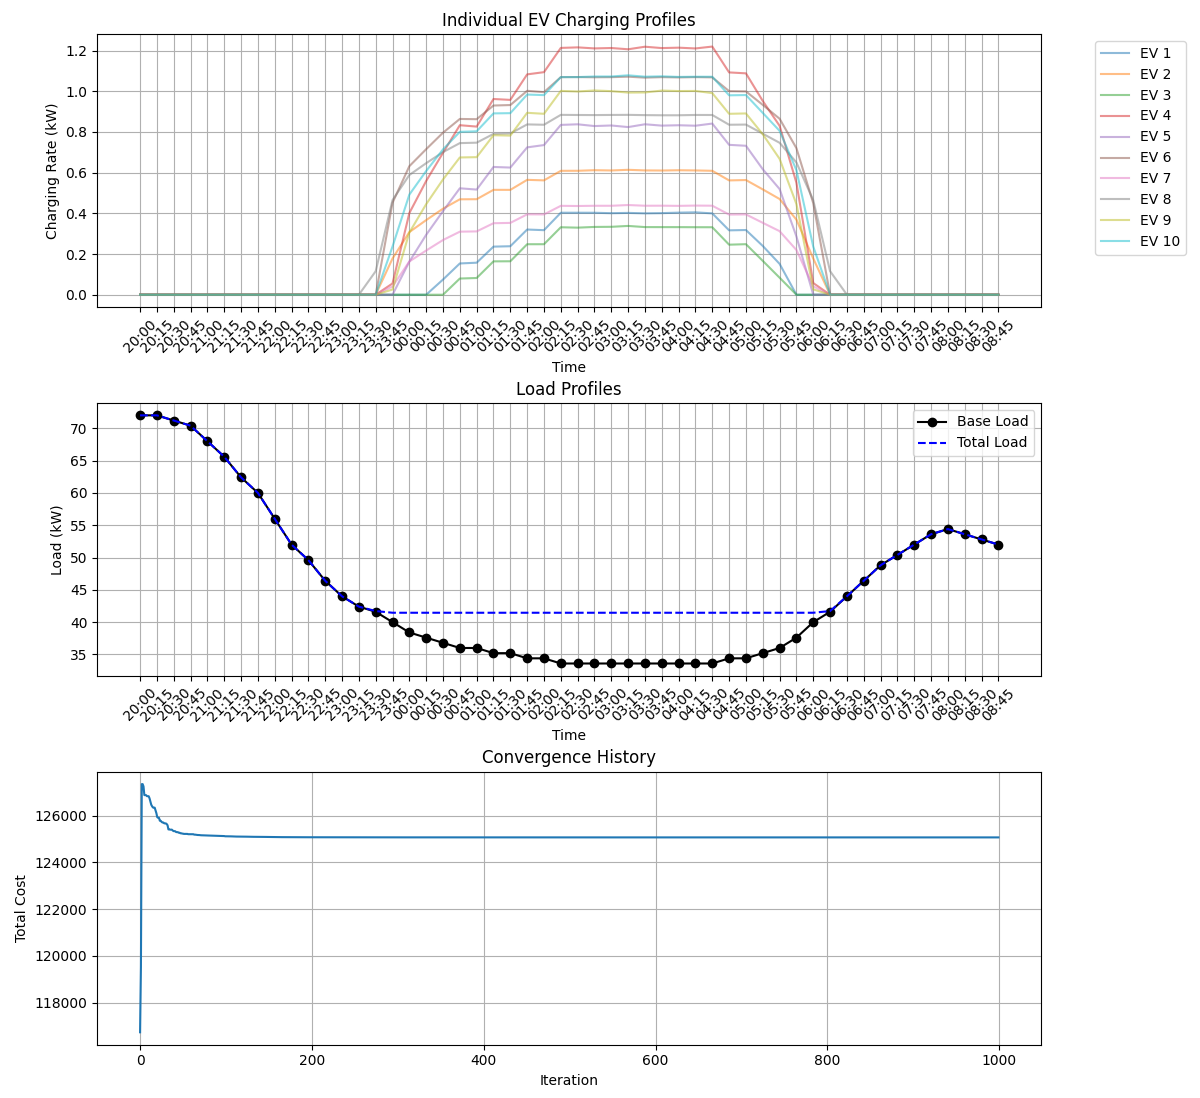

Write the Python code that produced this figure.
import numpy as np
import cvxpy as cp
from typing import List, Tuple, Dict
import matplotlib.pyplot as plt
import random
import datetime
import pandas as pd

class AsynchronousOptimalDecentralizedCharging:
    def __init__(
        self,
        T: int,
        N: int,
        D: np.ndarray,
        beta: float,
        arrival_times: np.ndarray,
        departure_times: np.ndarray,
        d: int = 3,  # Maximum delay bound
        r_min: float = 0,
        r_max: float = 3.3,
        E_target: np.ndarray = None,
        max_iterations: int = 400,
        tolerance: float = 1e-3
    ):
        self.T = T
        self.N = N
        self.D = D
        self.beta = beta
        self.d = d  # Maximum delay bound
        self.r_min = r_min
        self.r_max = r_max
        self.max_iterations = max_iterations
        self.tolerance = tolerance
        self.arrival_times = arrival_times
        self.departure_times = departure_times
        
        if E_target is None:
            self.E_target = np.ones(N) * 10.0
        else:
            self.E_target = E_target
            
        # Pick gamma parameter satisfying 0 < gamma < 1/(N*beta*(3d + 1))
        self.gamma = 0.8 / (N * beta * (3*d + 1))
        
        # Initialize K_0 (utility update iterations) and K_n (EV update iterations)
        self.K_0 = self._initialize_utility_update_set()
        self.K_n = self._initialize_ev_update_sets()
        
        # Store charging profiles history for delay simulation
        self.r_history = []
        self.p_history = []
        
    def _initialize_utility_update_set(self) -> List[int]:
        """Initialize set of iterations when utility updates control signal"""
        # Utility updates every d iterations
        return list(range(0, self.max_iterations, self.d))
    
    def _initialize_ev_update_sets(self) -> Dict[int, List[int]]:
        """Initialize sets of iterations when EVs update their profiles"""
        K_n = {}
        for n in range(self.N):
            # Each EV updates every d iterations with random offset
            offset = random.randint(0, self.d-1)
            K_n[n] = list(range(offset, self.max_iterations, self.d))
        return K_n
    
    def utility_prime(self, x: float) -> float:
        """Derivative of utility function U(x) = (beta/2) * x^2"""
        return self.beta * x
    
    def get_delayed_charging_profile(self, r: np.ndarray, k: int, delay: int) -> np.ndarray:
        """Get delayed charging profile r^(k-b) based on history"""
        delayed_k = max(0, k - delay)
        if delayed_k == 0:
            return np.zeros_like(r)
        return self.r_history[delayed_k]
    
    def get_delayed_control_signal(self, k: int, delay: int) -> np.ndarray:
        """Get delayed control signal p^(k-a) based on history"""
        delayed_k = max(0, k - delay)
        if delayed_k == 0 or not self.p_history:
            return np.zeros(self.T)
        return self.p_history[delayed_k]
    
    def calculate_control_signal(self, k: int) -> np.ndarray:
        """Calculate control signal p^k considering delays"""
        p_k = np.zeros(self.T)
        
        if k == 0 or (k-1) in self.K_0:
            for t in range(self.T):
                # Get delayed charging profiles for each EV
                total_load = self.D[t]
                for n in range(self.N):
                    delay = random.randint(0, self.d)  # b_n(k)
                    r_delayed = self.get_delayed_charging_profile(self.r_history[-1], k, delay)
                    total_load += r_delayed[n, t]
                
                p_k[t] = self.gamma * self.utility_prime(total_load)
        
        return p_k
    
    def solve_ev_optimization(
        self,
        p_k: np.ndarray,
        r_k: np.ndarray,
        n: int
    ) -> np.ndarray:
        """Solve the optimization problem for each EV with delayed control signal"""
        r_next = cp.Variable(self.T)
        
        # Get feasible charging window
        constraints = []
        for t in range(self.T):
            if t >= self.arrival_times[n] and t < self.departure_times[n]:
                constraints.extend([
                    r_next[t] >= self.r_min,
                    r_next[t] <= self.r_max
                ])
            else:
                constraints.extend([
                    r_next[t] == 0
                ])
        
        # Total energy constraint
        constraints.append(cp.sum(r_next) == self.E_target[n])
        
        # Objective function from Algorithm 2
        objective = cp.Minimize(
            p_k @ r_next + 0.5 * cp.sum_squares(r_next - r_k)
        )
        
        problem = cp.Problem(objective, constraints)
        try:
            problem.solve()
            if problem.status == 'optimal':
                return r_next.value
            else:
                return r_k
        except:
            return r_k
    
    def run(self) -> np.ndarray:
        """Run the asynchronous optimal decentralized charging algorithm"""
        # Initialize charging profiles to zero as per Algorithm 2
        r = np.zeros((self.N, self.T))
        self.r_history = [r.copy()]
        self.p_history = [np.zeros(self.T)]
        
        convergence_history = []
        no_significant_change_count = 0
        
        for k in range(self.max_iterations):
            r_prev = r.copy()
            
            # Step ii: Calculate control signal with delays
            p_k = self.calculate_control_signal(k)
            self.p_history.append(p_k)
            
            # Step iii: Update charging profiles for eligible EVs
            for n in range(self.N):
                if k in self.K_n[n]:
                    # Get delayed control signal
                    delay = random.randint(0, self.d)  # a_n(k)
                    p_delayed = self.get_delayed_control_signal(k, delay)
                    
                    # Update charging profile
                    r[n] = self.solve_ev_optimization(
                        p_delayed,
                        r_prev[n],
                        n
                    )
            
            self.r_history.append(r.copy())
            
            # Calculate total load for convergence history
            total_load = self.D + np.sum(r, axis=0)
            convergence_history.append(np.sum(total_load ** 2))
            
            # Check convergence
            max_change = np.max(np.abs(r - r_prev))
            if max_change < self.tolerance:
                no_significant_change_count += 1
            else:
                no_significant_change_count = 0
                
            # Require stable solution for several consecutive iterations
            if no_significant_change_count >= 2 * self.d:
                print(f"Converged after {k + 1} iterations")
                break
            
            if k % 100 == 0:
                print(f"Iteration {k}, max change: {max_change}")
        
        self.plot_results(r, convergence_history)
        return r
    
    def plot_results(self, r: np.ndarray, convergence_history: List[float]):
        """Plot the results of the optimization"""

        # Time labels (4-hour intervals from 20:00 to 08:00)
        time_labels = []
        current_hour = 20
        current_minute = 0
        for _ in range(self.T):
            time_labels.append(f"{current_hour:02d}:{current_minute:02d}")
            current_minute += 15
            if current_minute >= 60:
                current_minute = 0
                current_hour += 1
                if current_hour >= 24:
                    current_hour -= 24

        # Use every 16th label (4-hour intervals) for x-axis ticks
        x_ticks = list(range(0, self.T, 16))
        x_tick_labels = [time_labels[i] for i in x_ticks]

        # Plot 1: Individual EV Charging Profiles
        plt.figure(figsize=(7, 5))
        for n in range(self.N):
            plt.plot(r[n], label=f'EV {n+1}', alpha=0.6, linewidth=1.2)
        plt.xticks(x_ticks, x_tick_labels, rotation=45, fontsize=10)
        plt.yticks(fontsize=10)
        plt.title('Individual EV Charging Profiles', fontsize=16, fontweight='bold')
        plt.xlabel('Time of Day', fontsize=14)
        plt.ylabel('Charging Rate (kW)', fontsize=14)
        plt.legend(fontsize=10, bbox_to_anchor=(1.05, 1), loc='upper left')
        plt.grid(True, linestyle='--', alpha=0.7)
        plt.tight_layout()
        plt.savefig("individual_ev_profiles.png", dpi=300)
        plt.show()

        # Plot 2: Total Load Profile
        plt.figure(figsize=(7, 5))
        total_load = self.D + np.sum(r, axis=0)
        plt.plot(self.D, 'k-', label='Base Load', marker='o', linewidth=1.5, markersize=5)
        plt.plot(total_load, 'b--', label='Total Load', marker='x', linewidth=1.5, markersize=5)
        plt.xticks(x_ticks, x_tick_labels, rotation=45, fontsize=10)
        plt.yticks(fontsize=10)
        plt.title('Load Profiles', fontsize=16, fontweight='bold')
        plt.xlabel('Time of Day', fontsize=14)
        plt.ylabel('Total Load (kW/household)', fontsize=14)
        plt.legend(fontsize=10)
        plt.grid(True, linestyle='--', alpha=0.7)
        plt.tight_layout()
        plt.savefig("load_profiles.png", dpi=300)
        plt.show()

        # Plot 3: Convergence History
        plt.figure(figsize=(7, 5))
        plt.plot(convergence_history, 'r-', linewidth=2)
        plt.xticks(fontsize=10)
        plt.yticks(fontsize=10)
        plt.title('Convergence History', fontsize=16, fontweight='bold')
        plt.xlabel('Iteration', fontsize=14)
        plt.ylabel('Total Cost', fontsize=14)
        plt.grid(True, linestyle='--', alpha=0.7)
        plt.tight_layout()
        plt.savefig("convergence_history.png", dpi=300)
        plt.show()

def run_example1():
    import datetime
    # Read base load data from Excel
    base_load_file = 'base_load.xlsx'  # Replace with your actual file path
    try:
        base_load_df = pd.read_excel(base_load_file)
    except FileNotFoundError:
        raise FileNotFoundError(f"Base load file '{base_load_file}' not found.")

    # Ensure required columns exist
    required_columns = ['Time', 'Demand_weekends']
    if not all(col in base_load_df.columns for col in required_columns):
        raise ValueError(f"Base load file must contain columns: {required_columns}")

    # Parse the 'Time' column to extract start times as datetime.time objects
    def extract_start_time(time_str):
        try:
            start_str = time_str.split('-')[0]
            return datetime.datetime.strptime(start_str, '%H:%M').time()
        except Exception as e:
            raise ValueError(f"Invalid time format '{time_str}': {e}")

    base_load_df['Start_Time'] = base_load_df['Time'].apply(extract_start_time)

    # Define start and end times for filtering
    start_time = datetime.time(20, 0)  # 20:00
    end_time = datetime.time(9, 0)     # 09:00

    # Filter rows where Start_Time >= 20:00 or Start_Time < 09:00
    slots_after_20 = base_load_df[base_load_df['Start_Time'] >= start_time].copy()
    slots_before_09 = base_load_df[base_load_df['Start_Time'] < end_time].copy()

    # Concatenate to ensure 20:00 slots come first
    filtered_df = pd.concat([slots_after_20, slots_before_09], ignore_index=True)

    # Verify that exactly 52 slots are selected
    expected_slots = 52
    actual_slots = len(filtered_df)
    if actual_slots != expected_slots:
        raise ValueError(
            f"Expected {expected_slots} time slots from 20:00 to 09:00, but found {actual_slots}."
        )

    # Extract D and time_labels from the filtered DataFrame
    D = filtered_df['Demand_weekends'].values
    T = len(D)  # Total scheduling horizon based on the number of time slots

    # Read EV information from Excel
    ev_info_file = 'ev_info.xlsx'  # Replace with your actual file path
    try:
        ev_info_df = pd.read_excel(ev_info_file)
    except FileNotFoundError:
        raise FileNotFoundError(f"EV information file '{ev_info_file}' not found.")

    # Ensure required columns exist in EV info
    ev_required_columns = [
        'EV_ID', 'Arrival_Time', 'Deadline', 
        'Energy_Requirement', 'Max_Charging_Rate'
    ]
    
    if not all(col in ev_info_df.columns for col in ev_required_columns):
        raise ValueError(f"EV information file must contain columns: {ev_required_columns}")

    # Extract EV data
    arrival_times = ev_info_df['Arrival_Time'].values
    departure_times = ev_info_df['Deadline'].values
    E_target = ev_info_df['Energy_Requirement'].values
    r_max = ev_info_df['Max_Charging_Rate'].values[0]  # Assuming uniform max charging rate

    # Validate data consistency
    if len(arrival_times) != len(departure_times) or len(departure_times) != len(E_target):
        raise ValueError("Inconsistent EV information in the provided file.")

    N = len(arrival_times)  # Number of EVs

    # Initialize and run algorithm
    beta = 2.0  # Lipschitz constant from paper
    aodc = AsynchronousOptimalDecentralizedCharging(
        T=T,
        N=N,
        D=D,
        beta=beta,
        arrival_times=arrival_times,
        departure_times=departure_times,
        E_target=E_target,
        r_max=r_max,  # Maximum charging rate from EV data
        r_min=0.0
    )

    optimal_profiles = aodc.run()
    return optimal_profiles

def run_example():
    # Parameters from the paper
    T = 52  # 15-minute intervals from 20:00 to 06:30
    N = 20  # Number of EVs
    
    # Base load profile (scaled as in paper)
    D = np.array([
        0.90, 0.90, 0.89, 0.88, 0.85,  # 20:00-21:00
        0.82, 0.78, 0.75, 0.70, 0.65,  # 21:00-22:00
        0.62, 0.58, 0.55, 0.53, 0.52,  # 22:00-23:00
        0.50, 0.48, 0.47, 0.46, 0.45,  # 23:00-00:00
        0.45, 0.44, 0.44, 0.43, 0.43,  # 00:00-01:00
        0.42, 0.42, 0.42, 0.42, 0.42,  # 01:00-02:00
        0.42, 0.42, 0.42, 0.42, 0.42,  # 02:00-03:00
        0.43, 0.43, 0.44, 0.45, 0.47,  # 03:00-04:00
        0.50, 0.52, 0.55, 0.58, 0.61,  # 04:00-05:00
        0.63, 0.65, 0.67, 0.68, 0.67,  # 05:00-06:00
        0.66, 0.65                      # 06:00-06:30
    ]) * 80  # Scaled to match paper's base load
    
    beta = 2.0  # From paper's utility function
    
    # Generate random arrival and departure times
    arrival_times = np.random.randint(0, T//2, N)
    departure_times = np.random.randint(T//2, T, N)
    # arrival_times = E_target = np.array([0]*N)
    # departure_times = E_target = np.array([T]*N)
    
    # Ensure minimum charging duration (5 hours)
    min_duration = 20  # 20 15-minute intervals = 5 hours
    for n in range(N):
        while departure_times[n] - arrival_times[n] < min_duration:
            departure_times[n] = min(departure_times[n] + 4, T)
    
    # Energy requirements (between 5 and 25 kWh as in paper)
    E_target = np.random.uniform(5, 25, N)
    
    # Initialize and run algorithm
    aodc = AsynchronousOptimalDecentralizedCharging(
        T=T,
        N=N,
        D=D,
        beta=beta,
        arrival_times=arrival_times,
        departure_times=departure_times,
        E_target=E_target,
        r_max=3.3,  # Maximum charging rate from paper
        r_min=0.0
    )
    
    optimal_profiles = aodc.run()
    return optimal_profiles

if __name__ == "__main__":
    optimal_profiles = run_example()

# if __name__ == "__main__":
#     optimal_profiles = run_example1()